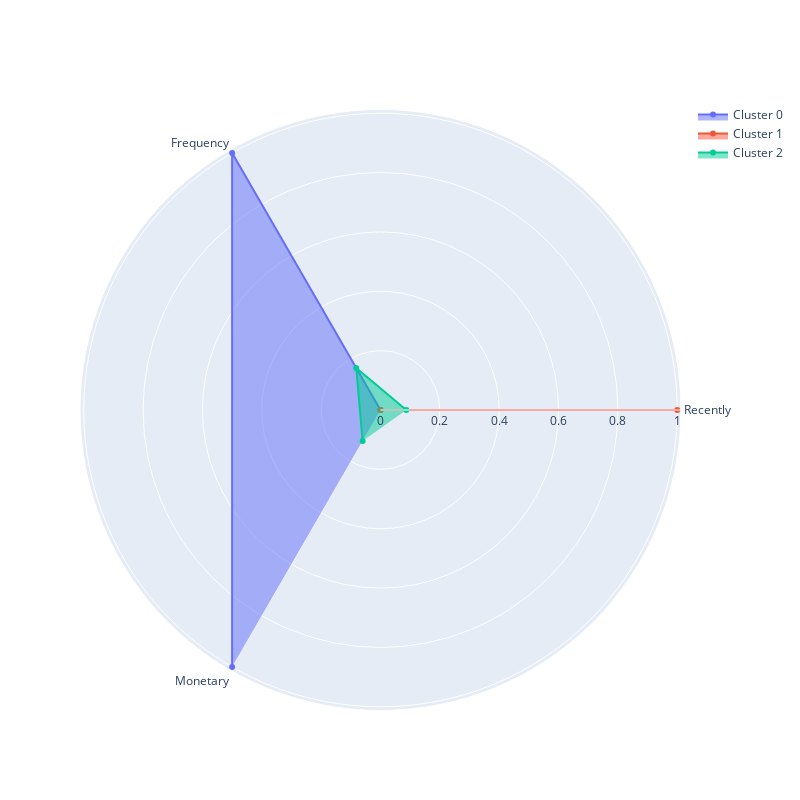

Here is the notebook cell this chart was saved with:
### Code cell
def plot_cluster_profile(grouped_data, n_clusters):
    # Нормализуем сгруппированные данные, приводя их к масштабу 0-1.
    scaler = preprocessing.MinMaxScaler()
    grouped_data = pd.DataFrame(scaler.fit_transform(grouped_data), columns=grouped_data.columns)
    # Создаем список признаков
    features = grouped_data.columns
    # Создаем пустую фигуру
    fig = go.Figure()
    # В цикле визуализируем полярную диаграмму для каждого кластера
    for i in range(n_clusters):
        # Создаем полярную диаграмму и добавляем ее на общий график
        fig.add_trace(go.Scatterpolar(
            r=grouped_data.iloc[i].values, # радиусы
            theta=features, # название засечек
            fill='toself', # заливка многоугольника цветом
            name=f'Cluster {i}', # название - номер кластера
        ))
    # Обновляем параметры фигуры
    fig.update_layout(
        showlegend=True, # отображение легенды
        autosize=False, # устаналиваем свои размеры графика
        width=800, # ширина (в пикселях)
        height=800, # высота (в пикселях)
    )
    # Отображаем фигуру
    fig.show()
    
plot_cluster_profile(rfm_table_cleaned_group, 3)

### Figure 1 — Plotly figure (JSON) as saved in the notebook; plotly's stock layout.template omitted (floating-point values rounded to 4 significant figures)
{"data": [{"fill": "toself", "name": "Cluster 0", "r": [0, 1, 1], "theta": ["Recently", "Frequency", "Monetary"], "type": "scatterpolar"}, {"fill": "toself", "name": "Cluster 1", "r": [1, 0, 0], "theta": ["Recently", "Frequency", "Monetary"], "type": "scatterpolar"}, {"fill": "toself", "name": "Cluster 2", "r": [0.08702, 0.1634, 0.1205], "theta": ["Recently", "Frequency", "Monetary"], "type": "scatterpolar"}], "layout": {"autosize": false, "height": 800, "showlegend": true, "width": 800}}
